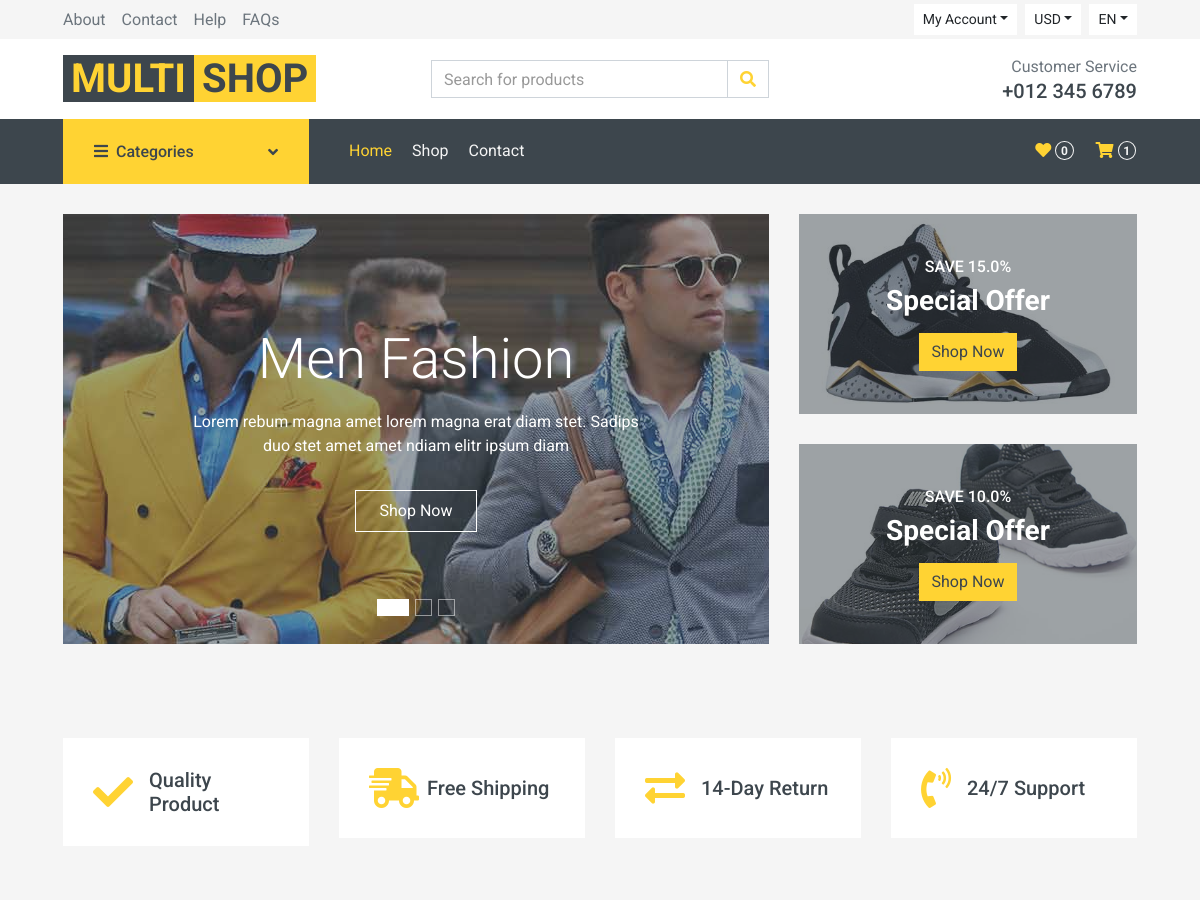
Before: / (upper part) with the older database file.
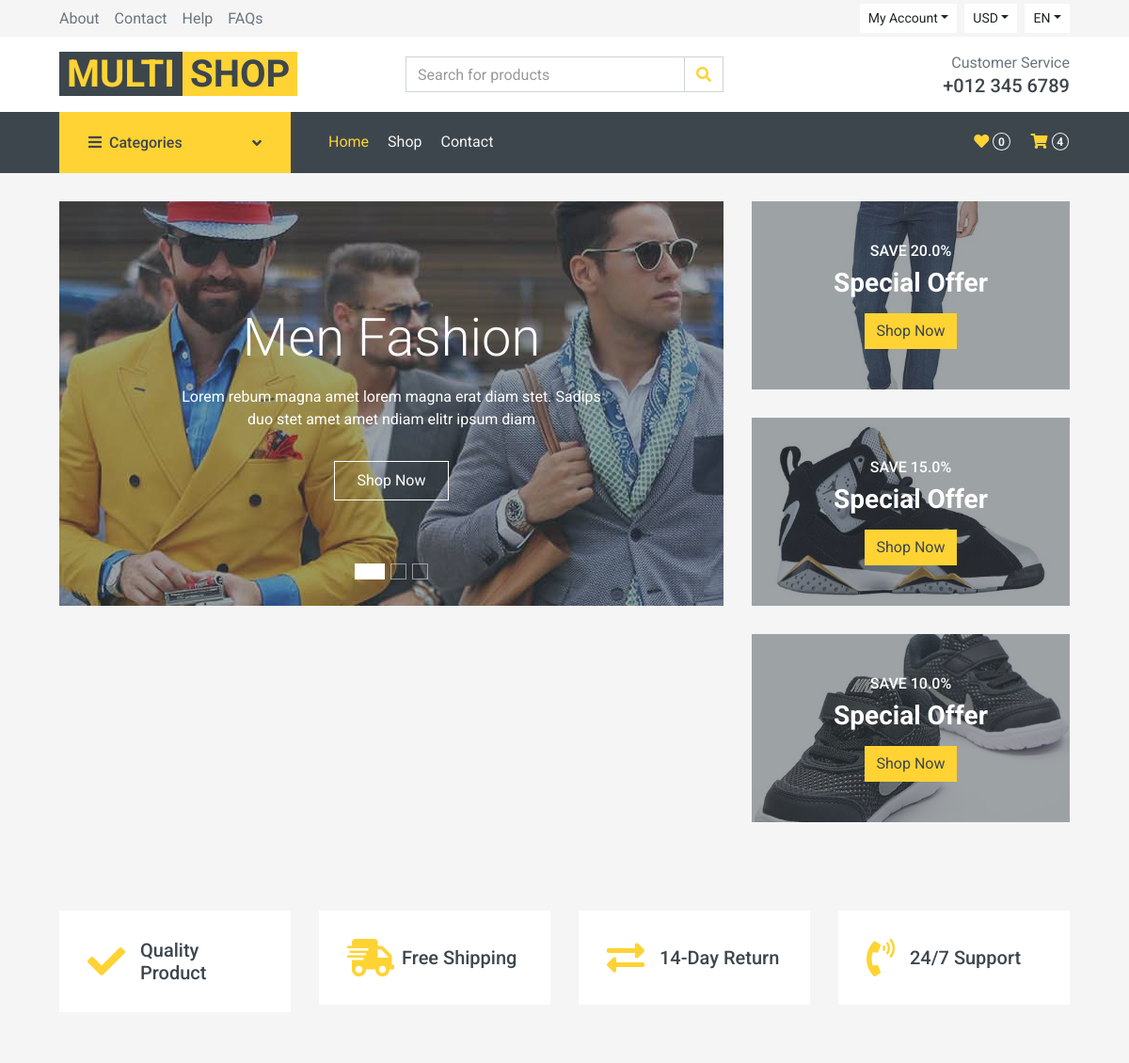
After: the same page with the newer database file.
### store/models.py (models this page shows, shortened)
class Offer(models.Model):
    product = models.ForeignKey(Product, on_delete=models.CASCADE)
    ratio = models.FloatField()
    created_at = models.DateTimeField(auto_now_add=True,)
    modified_at = models.DateTimeField( auto_now=True)
    is_active = models.BooleanField(default = True)
    class Meta:
        verbose_name = ("Offer")
        verbose_name_plural = ("Offers")

class Product(models.Model):
    product_name = models.CharField(max_length=200,unique=True)
    slug = models.SlugField(max_length=200,unique=True,blank=True,null=True)
    description = models.TextField()
    price = models.IntegerField()
    image = models.ImageField(upload_to=image_upload, height_field=None, width_field=None, max_length=None)
    stock = models.IntegerField(default=1)
    is_available = models.BooleanField(default=True)
    category = models.ForeignKey(Category, on_delete=models.CASCADE)
    created_at = models.DateTimeField(auto_now_add=True,)
    modified_at = models.DateTimeField( auto_now=True)
    class Meta:
        verbose_name = ("Product")
        verbose_name_plural = ("Products")

### project/views.py (the view)
# urls.py: path('',views.home,name='home'),
def home(request):
    category_counts = Category.objects.annotate(product_count=Count('product'))
    context = {
        'categories':category_counts,
    }
    return render(request,'home/home.html',context)

### cart/context_processors.py (called while the page is built)
def num_of_items(request):
    items = CartItem.objects.all()
    items_count = items.count()
    return {'items_count':items_count,}

### category/context_processors.py (called while the page is built)
def category_link(request):
    categories= Category.objects.all()
    return {'categories':categories}

### category/models.py (called while the page is built)
    def get_url(self):
        return reverse('store:category_slug',args=[self.slug])

    def __str__(self):
        return self.category_name

### store/context_processors.py (called while the page is built)
def offer(request):
    offers = Offer.objects.all().filter(is_active=True)
    return {'offers':offers,}

### templates/home/home.html (shortened to what this page needs)
{% extends "base.html" %}
{% block body %}
 <div class="container-fluid mb-3">
    <div class="row px-xl-5">
        <div class="col-lg-8">
            <div id="header-carousel" class="carousel slide carousel-fade mb-30 mb-lg-0" data-ride="carousel">
                <ol class="carousel-indicators">
                    <li data-target="#header-carousel" data-slide-to="0" class="active"></li>
                    <li data-target="#header-carousel" data-slide-to="1"></li>
                    <li data-target="#header-carousel" data-slide-to="2"></li>
                </ol>
                <div class="carousel-inner">
                    <div class="carousel-item position-relative active" style="height: 430px;">
                        <img class="position-absolute w-100 h-100" src="img/carousel-1.jpg" style="object-fit: cover;">
                        <div class="carousel-caption d-flex flex-column align-items-center justify-content-center">
                            <div class="p-3" style="max-width: 700px;">
                                <h1 class="display-4 text-white mb-3 animate__animated animate__fadeInDown">Men Fashion</h1>
                                <p class="mx-md-5 px-5 animate__animated animate__bounceIn">Lorem rebum magna amet lorem magna erat diam stet. Sadips duo stet amet amet ndiam elitr ipsum diam</p>
                                <a class="btn btn-outline-light py-2 px-4 mt-3 animate__animated animate__fadeInUp" href="#">Shop Now</a>
                            </div>
                        </div>
                    </div>
                </div>
            </div>
        </div>
        <div class="col-lg-4">
            {% for offer in offers %}
            {% if offer.is_active %}
            <div class="product-offer mb-30" style="height: 200px;">
                <img class="img-fluid" src="{{offer.product.image.url}}" alt="">
                <div class="offer-text">
                    <h6 class="text-white text-uppercase">Save {{offer.ratio}}%</h6>
                    <h3 class="text-white mb-3">Special Offer</h3>
                    <a href="" class="btn btn-primary">Shop Now</a>
                </div>
            </div>
            {% endif %}
            {% endfor %}
        </div>
    </div>
</div>
<div class="container-fluid pt-5">
    <div class="row px-xl-5 pb-3">
        <div class="col-lg-3 col-md-6 col-sm-12 pb-1">
            <div class="d-flex align-items-center bg-light mb-4" style="padding: 30px;">
                <h1 class="fa fa-check text-primary m-0 mr-3"></h1>
                <h5 class="font-weight-semi-bold m-0">Quality Product</h5>
            </div>
        </div>
        <div class="col-lg-3 col-md-6 col-sm-12 pb-1">
            <div class="d-flex align-items-center bg-light mb-4" style="padding: 30px;">
                <h1 class="fa fa-shipping-fast text-primary m-0 mr-2"></h1>
                <h5 class="font-weight-semi-bold m-0">Free Shipping</h5>
            </div>
        </div>
        <div class="col-lg-3 col-md-6 col-sm-12 pb-1">
            <div class="d-flex align-items-center bg-light mb-4" style="padding: 30px;">
                <h1 class="fas fa-exchange-alt text-primary m-0 mr-3"></h1>
                <h5 class="font-weight-semi-bold m-0">14-Day Return</h5>
            </div>
        </div>
        <div class="col-lg-3 col-md-6 col-sm-12 pb-1">
            <div class="d-flex align-items-center bg-light mb-4" style="padding: 30px;">
                <h1 class="fa fa-phone-volume text-primary m-0 mr-3"></h1>
                <h5 class="font-weight-semi-bold m-0">24/7 Support</h5>
            </div>
        </div>
    </div>
</div>
<div class="container-fluid pt-5">
</div>
{% endblock body %}

Changed rows visible on the page:
now on this page (row edited): Offer: product.image (picture), ratio "20.0"
Other visible differences:
{{ items_count }}: "1" → "4"
